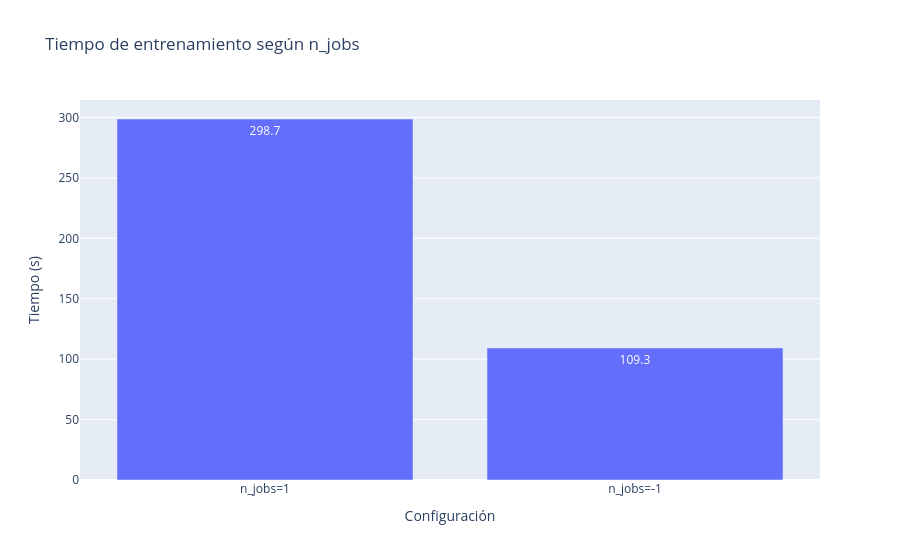
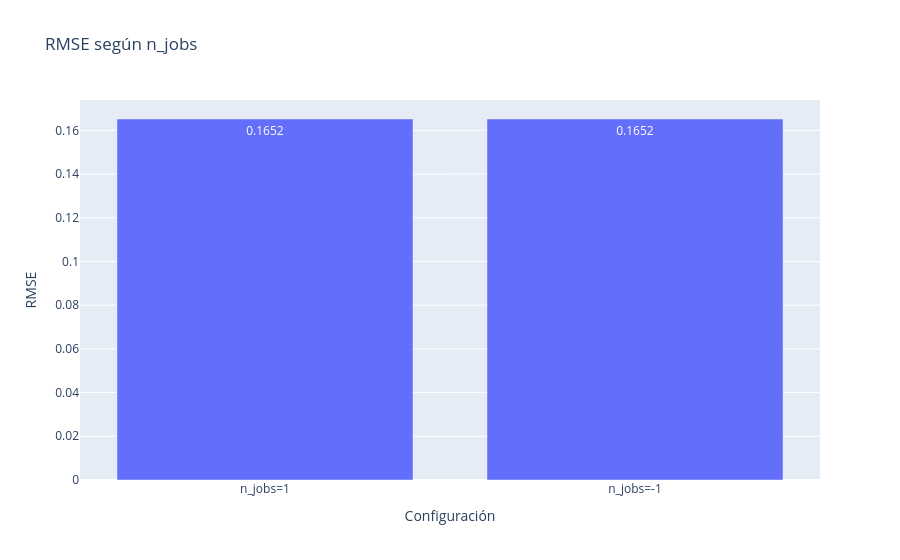

The code cell stored with these charts, in order, in its notebook:
### Code cell
# Gráficos de tiempos y RMSE
df_perf = pd.DataFrame(
    {
        "configuracion": ["n_jobs=1", "n_jobs=-1"],
        "tiempo_s": [time_1job, time_all_jobs],
        "rmse": [rmse_1, rmse_all],
    }
)

px.bar(
    df_perf,
    x="configuracion",
    y="tiempo_s",
    title="Tiempo de entrenamiento según n_jobs",
    labels={"tiempo_s": "Tiempo (s)", "configuracion": "Configuración"},
    text_auto=".1f",
).show()

px.bar(
    df_perf,
    x="configuracion",
    y="rmse",
    title="RMSE según n_jobs",
    labels={"rmse": "RMSE", "configuracion": "Configuración"},
    text_auto=".4f",
).show()

### Figure 1 — Plotly figure (JSON) as saved in the notebook; plotly's stock layout.template omitted (floating-point values rounded to 4 significant figures)
{"data": [{"hovertemplate": "Configuración=%{x}<br>Tiempo (s)=%{y}<extra></extra>", "legendgroup": "", "marker": {"color": "#636efa", "pattern": {"shape": ""}}, "name": "", "orientation": "v", "showlegend": false, "textposition": "auto", "texttemplate": "%{y:.1f}", "type": "bar", "x": ["n_jobs=1", "n_jobs=-1"], "xaxis": "x", "y": [298.7, 109.3], "yaxis": "y"}], "layout": {"barmode": "relative", "legend": {"tracegroupgap": 0}, "title": {"text": "Tiempo de entrenamiento según n_jobs"}, "xaxis": {"anchor": "y", "domain": [0, 1], "title": {"text": "Configuración"}}, "yaxis": {"anchor": "x", "domain": [0, 1], "title": {"text": "Tiempo (s)"}}}}

### Figure 2 — Plotly figure (JSON) as saved in the notebook; plotly's stock layout.template omitted (floating-point values rounded to 4 significant figures)
{"data": [{"hovertemplate": "Configuración=%{x}<br>RMSE=%{y}<extra></extra>", "legendgroup": "", "marker": {"color": "#636efa", "pattern": {"shape": ""}}, "name": "", "orientation": "v", "showlegend": false, "textposition": "auto", "texttemplate": "%{y:.4f}", "type": "bar", "x": ["n_jobs=1", "n_jobs=-1"], "xaxis": "x", "y": [0.1652, 0.1652], "yaxis": "y"}], "layout": {"barmode": "relative", "legend": {"tracegroupgap": 0}, "title": {"text": "RMSE según n_jobs"}, "xaxis": {"anchor": "y", "domain": [0, 1], "title": {"text": "Configuración"}}, "yaxis": {"anchor": "x", "domain": [0, 1], "title": {"text": "RMSE"}}}}
